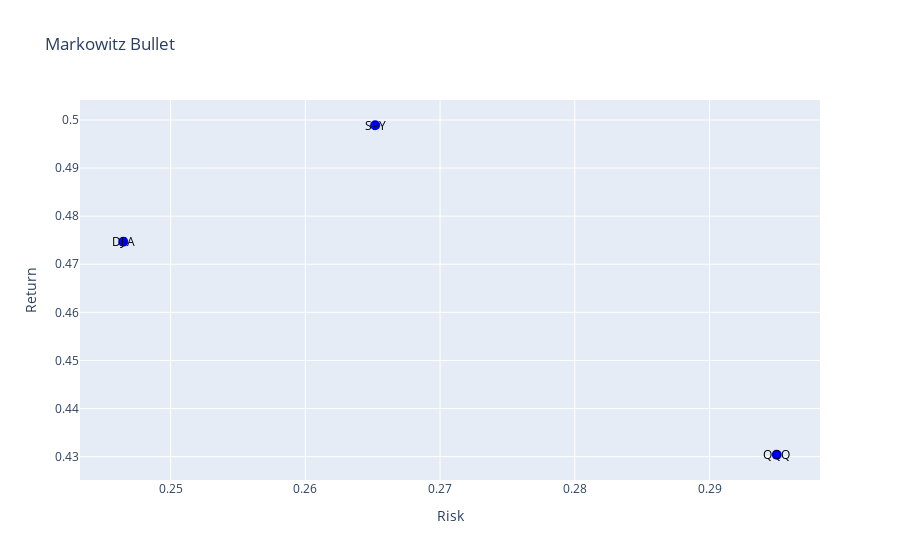

The notebook cell saved with this chart:
### Code cell
plot.plot_markowitz_bullet(list(agg_stats_df['std_dev']), list(agg_stats_df['mean']), text_vals =list(agg_stats_df['ticker']),  title='Markowitz Bullet', xaxis_title='Risk', yaxis_title='Return')

### Figure 1 — Plotly figure (JSON) as saved in the notebook; plotly's stock layout.template omitted (floating-point values rounded to 4 significant figures)
{"data": [{"marker": {"color": "blue", "size": 10}, "mode": "markers", "name": "Data", "text": ["DJIA", "SPY", "QQQ"], "type": "scatter", "x": [0.2465, 0.2652, 0.295], "y": [0.4747, 0.4989, 0.4304]}], "layout": {"annotations": [{"font": {"color": "black", "size": 12}, "showarrow": false, "text": "DJIA", "x": 0.2465, "y": 0.4747}, {"font": {"color": "black", "size": 12}, "showarrow": false, "text": "SPY", "x": 0.2652, "y": 0.4989}, {"font": {"color": "black", "size": 12}, "showarrow": false, "text": "QQQ", "x": 0.295, "y": 0.4304}], "autosize": true, "title": {"text": "Markowitz Bullet"}, "xaxis": {"autorange": true, "range": [0.2434, 0.298], "title": {"text": "Risk"}, "type": "linear"}, "yaxis": {"autorange": true, "range": [0.4234, 0.5059], "title": {"text": "Return"}, "type": "linear"}}}
